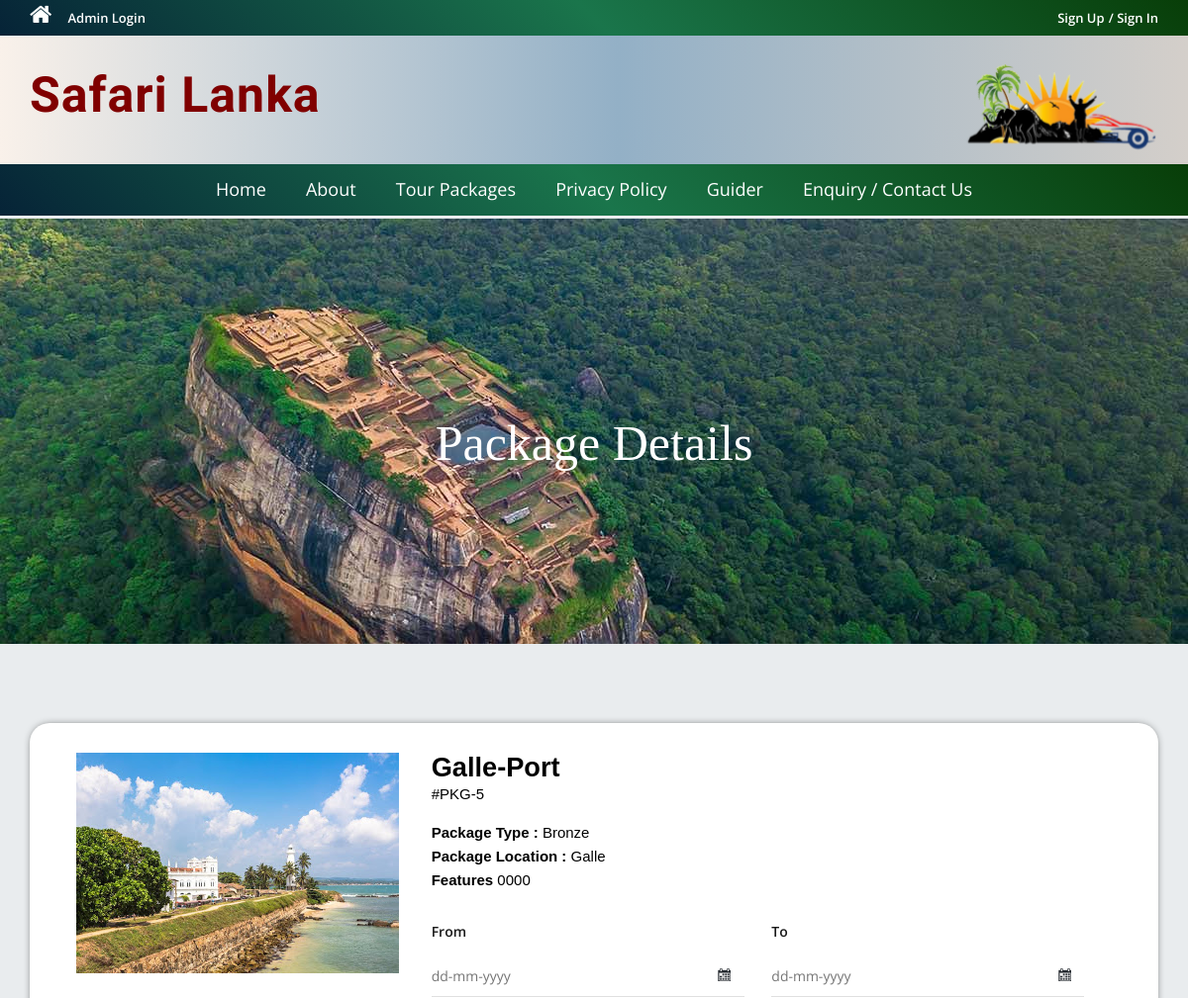
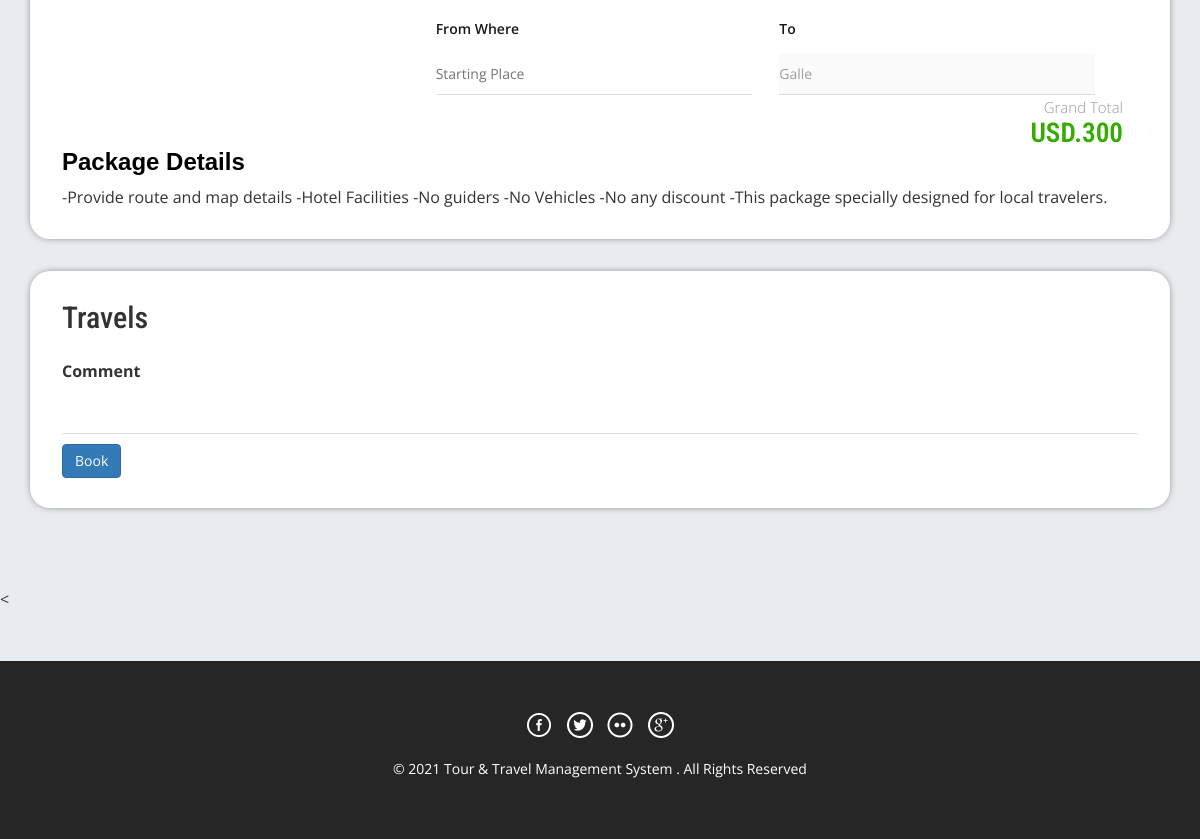
Page /tms/package-details.php?pkgid=5 on the committed database (2 pictures, top to bottom).
### tables this page shows
CREATE TABLE `tbltourpackages` (
  `PackageId` int(11) NOT NULL,
  `PackageName` varchar(200) NOT NULL,
  `PackageType` varchar(150) NOT NULL,
  `PackageLocation` varchar(100) NOT NULL,
  `PackagePrice` int(11) NOT NULL,
  `PackageFetures` varchar(255) NOT NULL,
  `PackageDetails` mediumtext NOT NULL,
  `PackageImage` varchar(100) NOT NULL,
  `Creationdate` timestamp NOT NULL DEFAULT current_timestamp(),
  `UpdationDate` timestamp NULL DEFAULT '0000-00-00 00:00:00' ON UPDATE current_timestamp()
);

### tms/package-details.php (the view, shortened to what this page needs)
<?php
include('includes/config.php');
?>
<!DOCTYPE HTML>
<html>
<head>
<link href="css/bootstrap.css" rel='stylesheet' type='text/css' />
<link href="css/style.css" rel='stylesheet' type='text/css' />
<link href="css/font-awesome.css" rel="stylesheet">
<link href="css/animate.css" rel="stylesheet" type="text/css" media="all">
<link rel="stylesheet" href="css/jquery-ui.css" />
</head>
<body>
<?php include('includes/header.php');?>
<div class="banner">
	<div class="container">
		<h1 class="wow zoomIn animated animated" data-wow-delay=".5s" style="visibility: visible; animation-delay: 0.5s; animation-name: zoomIn;">Package Details</h1>
	</div>
</div>
<div class="selectroom">
	<div class="container">
<?php
$pid=intval($_GET['pkgid']);
$sql = "SELECT * from tbltourpackages where PackageId=:pid";
$query = $dbh->prepare($sql);
$query -> bindParam(':pid', $pid, PDO::PARAM_STR);
$query->execute();
$results=$query->fetchAll(PDO::FETCH_OBJ);
if($query->rowCount() > 0)
{
foreach($results as $result)
{	?>
<form name="book" method="post">
		<div class="selectroom_top" style="background-color: white; padding-top: 30px; padding-bottom: 30px; border-radius: 20px;">
			<div class="col-md-4 selectroom_left wow fadeInLeft animated" data-wow-delay=".5s">
				<img src="admin/pacakgeimages/<?php echo htmlentities($result->PackageImage);?>" class="img-responsive" alt="">
			</div>
			<div class="col-md-8 selectroom_right wow fadeInRight animated" data-wow-delay=".5s">
				<h2 style="font-family: 'Secular One', sans-serif; color: black;"><?php echo htmlentities($result->PackageName);?></h2>
				<p class="dow" style="font-family: 'Secular One', sans-serif; color: black;">#PKG-<?php echo htmlentities($result->PackageId);?></p>
				<p style="font-family: 'Secular One', sans-serif; color: black;"> <b>Package Type :</b> <?php echo htmlentities($result->PackageType);?></p>
				<p style="font-family: 'Secular One', sans-serif; color: black;"><b>Package Location :</b> <?php echo htmlentities($result->PackageLocation);?></p>
					<p style="font-family: 'Secular One', sans-serif; color: black;"><b>Features</b> <?php echo htmlentities($result->PackageFetures);?></p>
					<div class="ban-bottom">
				<div class="bnr-right">
				<label class="inputLabel">From</label>
				<input class="date" id="datepicker" type="text" placeholder="dd-mm-yyyy"  name="fromdate" required="">
			</div>
			<div class="bnr-right">
				<label class="inputLabel">To</label>
				<input class="date" id="datepicker1" type="text" placeholder="dd-mm-yyyy" name="todate" required="">
			</div>
			<div class="bnr-right">
				<label class="inputLabel" style="margin-top: 20px">From Where</label>
				<input type="text" id="fromPlace" placeholder="Starting Place"  name="fromPlace" required="">
			</div>
			<div class="bnr-right">
				<label class="inputLabel" style="margin-top: 20px">To</label>
				<input type="text" name="to" value ="<?php echo htmlentities($result->PackageLocation);?>" disabled>
			</div>
			</div>
						<div class="clearfix"></div>
				<div class="grand">
					<p>Grand Total</p>
					<h3>USD.300</h3>
				</div>
			</div>
		<h3 style="font-family: 'Secular One', sans-serif; color: black; font-weight: bold">Package Details</h3>
				<p style="padding-top: 1%"><?php echo htmlentities($result->PackageDetails);?></p>
		</div>
		<div class="selectroom_top" style="background-color: white; padding-top: 30px; padding-bottom: 30px; border-radius: 20px;">
			<h2>Travels</h2>
			<div class="selectroom-info animated wow fadeInUp animated" data-wow-duration="1200ms" data-wow-delay="500ms" style="visibility: visible; animation-duration: 1200ms; animation-delay: 500ms; animation-name: fadeInUp; margin-top: -70px">
				<ul>
					<li class="spe">
						<label class="inputLabel">Comment</label>
						<input class="special" type="text" name="comment" required="">
					</li>
					<?php if($_SESSION['login'])
					{?>
						<li class="spe" align="center">
					<button type="submit" name="submit2" class="btn-primary btn">Book</button>
						</li>
						<?php } else {?>
							<li class="sigi" align="center" style="margin-top: 1%">
							<a href="#" data-toggle="modal" data-target="#myModal4" class="btn-primary btn" > Book</a></li>
							<?php } ?>
				</ul>
			</div>
		</div>
		</form>
<?php }} ?>
	</div>
</div>
<
<?php include('includes/footer.php');?>
</body>
</html>

### tms/css/style.css (style rules this page uses)
html, body { font-size: 100%; background: rgb(233, 236, 238); font-family: 'Open Sans', sans-serif; }
body a,.grid_1,plan_1,plan_1.one,plan_1.two,i.icon1, i.icon2, i.icon3, i.icon4, i.icon5, i.icon6 { transition:0.5s all; -webkit-transition:0.5s all; -moz-transition:0.5s all; -o-transition:0.5s all; -ms-transition:0.5s all; }
h1,h2,h3,h4,h5,h6 { margin:0; font-family: 'Roboto Condensed', sans-serif; }
p { margin:0; }
ul { margin:0; padding:0; }
label { margin:0; }
.banner { background: url(../images/image5.jpg)no-repeat; background-size: cover; -webkit-background-size: cover; -o-background-size: cover; -ms-background-size: cover; -moz-background-size: cover; min-height: 430px; }
.banner h1 { font-size: 50px; margin-bottom: 40px; padding: 4em 0 0; text-align: center; color: #fff; font-family: Aero; }
.bnr-right input[type="text"] { width: 95%; color: #9E9E9E; outline: none; font-size: 14px; padding: 10px 10px; border: 1px solid #9E9E9E; -webkit-appearance: none; margin-top: 10px; }
.date { background: url(../images/date-icon.png) no-repeat 95.5% 45% #fff; cursor: pointer; }
.ban-top .inputLabel,.ban-bottom .inputLabel { display: block; font-weight: 600; font-size: 14px; margin-bottom: 5px; color: #191919; }
.bnr-right { float: left; width:50%; }
.ban-bottom { margin-top: 30px; }
.selectroom { padding: 5em 0 3em; }
.selectroom_top { padding: 2em; box-shadow: 0px 0px 10px -4px #000; margin-bottom: 2em; }
.grand { text-align: right; }
.selectroom_right h2 { font-size: 1.7em; color: #999; font-weight: 600; margin: 0; }
.selectroom_right h3 { font-size: 1.7em; font-weight: 600; color:#34ad00; }
p.dow { font-size: 15px; color: #999; font-weight: 300; line-height: 1.8em; margin-bottom:1em; }
.selectroom_right p { font-size: 15px; line-height: 1.6em; font-weight: 300; color: #999; }
.selectroom-info li { display: inline-block; float: left; }
.selectroom input[type="text"] { width: 92%; color: #9E9E9E; outline: none; font-size: 14px; padding: 10px 0px; border: none; border-bottom:1px solid rgba(0,0,0,.12); -webkit-appearance: none; margin-top: 10px; }
.selectroom-info ul { margin-top: 3em; }
li.spe { width: 100%; margin-top: 3em; }
li.spe input[type="text"] { width: 100%; }

### rows in the picture
tbltourpackages: PackageImage (picture), PackageName "Galle-Port", PackageId "5", PackageType "Bronze", PackageLocation "Galle", PackageFetures "0000", to "Galle", PackageDetails "-Provide route and map details -Hotel Facilities -No guiders -No Vehicles -No any discount -This package specially designed for local travelers."
